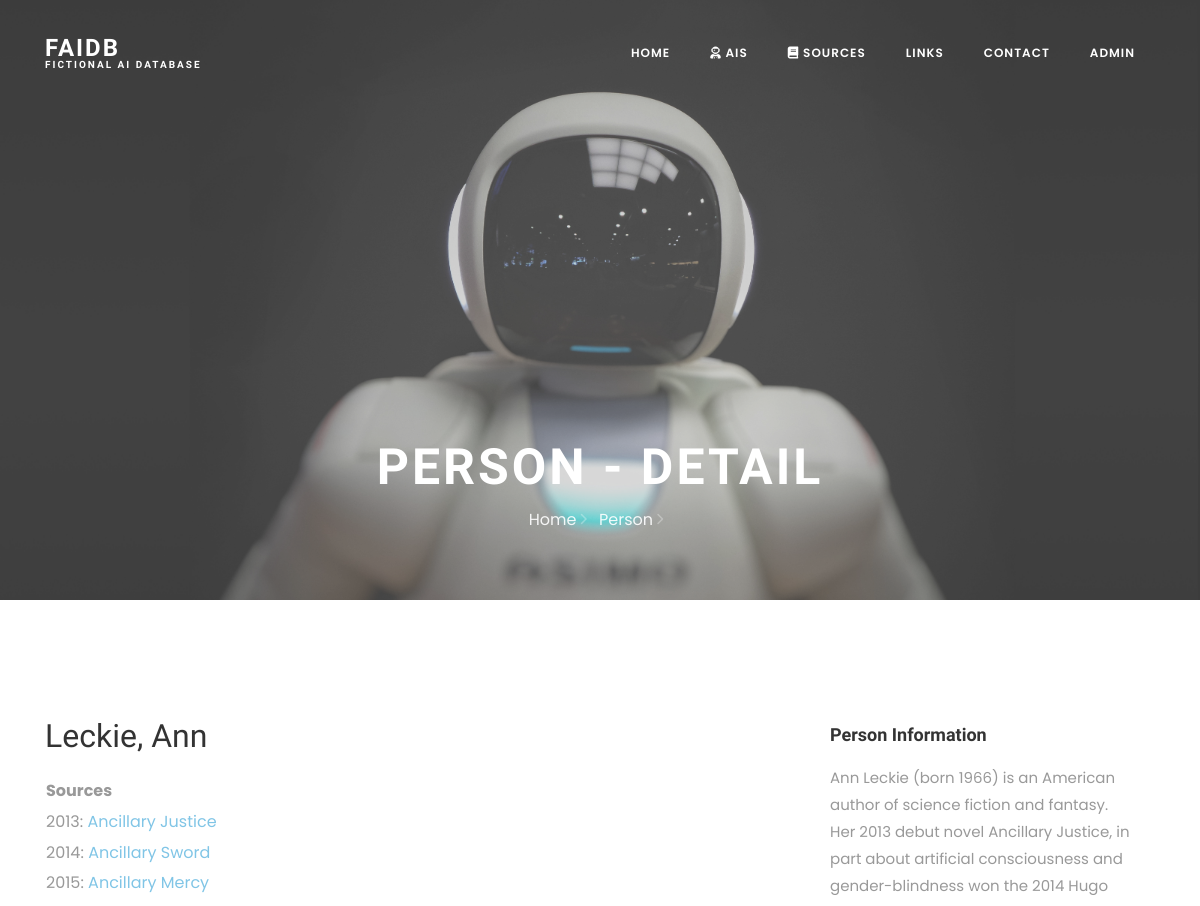
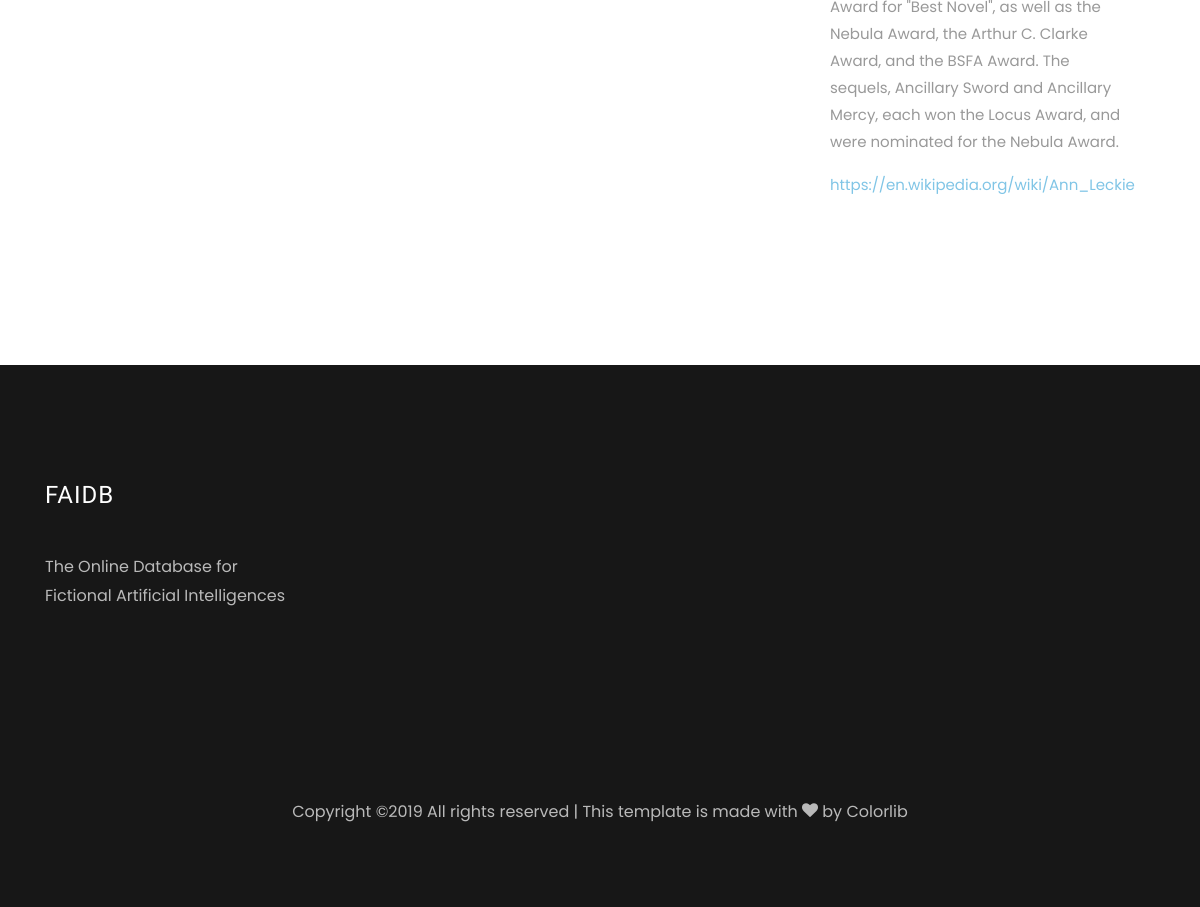
/persons/31/, run on the app's committed database (2 pictures, top to bottom).
### aidatabase/models.py (models this page shows, shortened)
class Person(models.Model):
    person_id = models.AutoField(primary_key=True)
    firstname = models.CharField('firstname', default="firstname", max_length=30)
    lastname = models.CharField('lastname', default="lastname", max_length=30)
    female = models.BooleanField()
    website = models.URLField(blank=True)
    registered_on = models.DateTimeField(auto_now_add=True, blank=True, null=True)
    registered_by = models.ForeignKey(settings.AUTH_USER_MODEL, on_delete=models.PROTECT)
    add_information = models.TextField("Some Additional Information", blank=True, null=True)

class Source(models.Model):
    NOVEL = 'NL'
    COMIC = 'CO'
    MANGA = 'MG'
    FILM = 'FM'
    SERIES = 'SE'
    ANIME = 'AN'
    GAME = 'GM'
    NOVELLA = 'NA'
    SHORTSTORY = 'SS'
    MAGAZINE = 'MZ'
    OTHER = 'OT'
    MEDIUM_TYPES = ((NOVEL, "novel"), (COMIC, "comic"), (MANGA, "manga"), (FILM, "film"), (SERIES, "series"), (ANIME, "anime"), (GAME, "game"), (NOVELLA, "novella"), (SHORTSTORY, "shortstory"), (MAGAZINE, "magazine"), (OTHER, "other"))
    medium_type = models.CharField(max_length=2, choices=MEDIUM_TYPES)
    source_id = models.AutoField(primary_key=True)
    publish_year = models.IntegerField("first published")
    website = models.URLField(blank=True)
    title = models.CharField(max_length=60)
    registered_on = models.DateTimeField(auto_now_add=True, blank=True, null=True)
    registered_by = models.ForeignKey(settings.AUTH_USER_MODEL, on_delete=models.PROTECT)
    creator = models.ManyToManyField("Person", related_name='created', blank=True)

### aidatabase/views.py (the view)
# urls.py: path('persons/<int:id>/', views.person_detail, name='person_detail'),
def person_detail(request, id):
    person = get_object_or_404(Person, person_id=id)
    sources = Source.objects.filter(creator=person.person_id).order_by("publish_year")
    return render(request, 'aidatabase/person_detail.html', {'person': person, 'sources': sources})

### aidatabase/templates/aidatabase/person_detail.html (shortened to what this page needs)
{% extends "aidatabase/home.html" %}
{% load static %}
{% block main_heading %}Person - Detail{% endblock %}
{% block breadcrumbs %}<a href="/">Home <i class="ion-ios-arrow-forward"></i></a></span> <span class="mr-2"><a href="/authors/">Person <i class="ion-ios-arrow-forward"></i></a></span>{% endblock %}
{% block page-heading %}{{ person.lastname }}, {{ person.firstname }}{% endblock %}
{% block content %}
<table>
    <tr><td><b>Sources</b></td></tr>
    {% for item in sources %}
    <tr>
        <td>{{ item.publish_year }}: <a href="/sources/{{ item.source_id }}/">{{ item.title }}</a></td>
    </tr>
    {% endfor %}
</table>
{% endblock %}
{% block sidebar-header %}Person Information{% endblock %}
{% block sidebar-content %}
<p>
    {{ person.add_information }}
</p>
<p>
    <a href="{{ person.website }}" target="_blank">{{ person.website }}</a>
</p>
{% endblock %}

### data on the page
Person: lastname "Leckie", firstname "Ann", add_information "Ann Leckie (born 1966) is an American author of science fiction and fantasy. Her 2013 debut novel Ancillary Justice, in part about artificial consciousness and gender-blindness won the 2014 Hugo Award for \"Best Novel\", as well as the Nebula Award, the Arthur C. Clarke Award, and the BSFA Award. The sequels, Ancillary Sword and Ancillary Mercy, each won the Locus Award, and were nominated for the Nebula Award.", website "https://en.wikipedia.org/wiki/Ann_Leckie"
Source: publish_year "2013", title "Ancillary Justice"
Source: publish_year "2014", title "Ancillary Sword"
Source: publish_year "2015", title "Ancillary Mercy"
